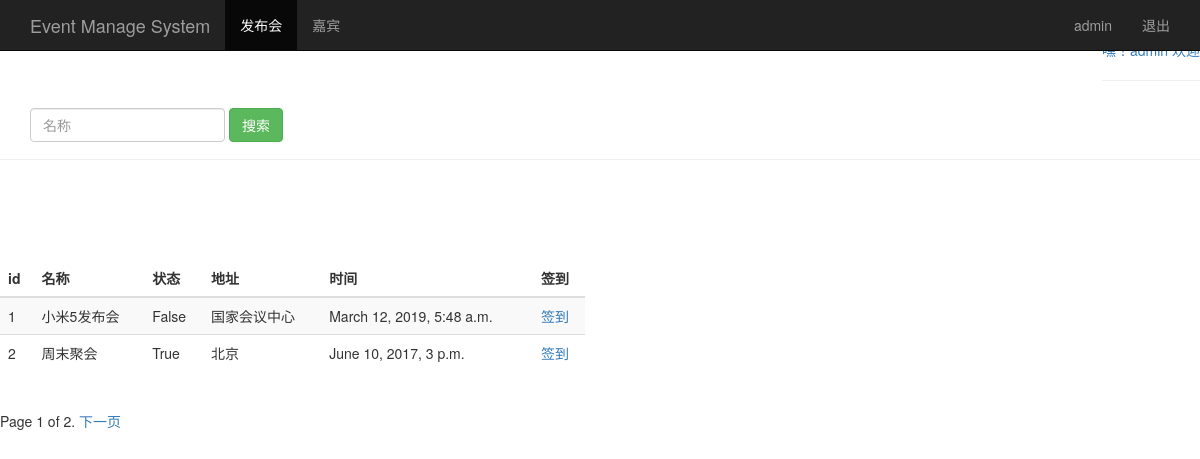
The page /event_manage/ (signed in) on the database its author committed.
### sign/models.py (models this page shows, shortened)
class Event(models.Model):
    name = models.CharField(max_length=100)  # 发布会标题
    limit = models.IntegerField()  # 限制人数
    status = models.BooleanField()  # 状态
    address = models.CharField(max_length=200)  # 地址
    start_time = models.DateTimeField('events time')  # 发布会时间
    create_time = models.DateTimeField(auto_now=True)  # 创建时间（自动获取当前时间）

### sign/views.py (the view)
# urls.py: url(r'^event_manage/$', views.event_manage),
@login_required
def event_manage(request):
    username = request.session.get('user', '')
    event_list = Event.objects.all()
    paginator = Paginator(event_list, 2)  # 把查询出来的所有嘉宾列表guest_list放到Paginator类中，划分每页显示2条数据
    page = request.GET.get('page')  # 通过GET请求得到当前要现实第几页的数据
    try:
        event_list = paginator.page(page)  # 获取第page页的数据
    except PageNotAnInteger:
        event_list = paginator.page(1)  # 如果page不是整数，取第一页面数据
    except EmptyPage:
        event_list = paginator.page(paginator.num_pages)  # 如果page不在范围内，取最后一页面数据
    return render(request, "event_manage.html", {"user": username, "events": event_list})

### sign/templates/event_manage.html (shortened to what this page needs)
<!DOCTYPE html>
<html>
<head>
    {% load bootstrap3 %}
    {% bootstrap_css %}
</head>
<div style="float:right;">
    <a>嘿！{{ user }} 欢迎</a>
    <hr/>
</div>
<body role="document">
<nav class="navbar navbar-inverse navbar-fixed-top">
    <div class="container">
        <div class="navbar-header">
            <a class="navbar-brand" href="/event_manage/">Event Manage System</a>
        </div>
        <div id="navbar" class="collapse navbar-collapse">
            <ul class="nav navbar-nav">
                <li class="active"><a href="/event_manage/">发布会</a>
                <li>
                <li><a href="/guest_manage/">嘉宾</a>
            </ul>
            <ul class="nav navbar-nav navbar-right">
                <li><a href="#">{{ user }}</a></li>
                <li><a href="/logout/">退出</a></li>
            </ul>
        </div>
    </div>
</nav>
<div class="page-header" style="padding-top: 60px;">
    <div id="navbar" class="navbar-collapse collapse">
        <form class="navbar-form" method="get" action="/search_name/">
            <div class="form-group">
                <input name="name" type="text" placeholder="名称" class="form-control">
            </div>
            <button type="submit" class="btn btn-success">搜索</button>
        </form>
    </div>
</div>
<div class="row" style="padding-top: 80px;">
    <div class="col-md-6">
        <table class="table table-striped">
            <thead>
            <tr>
                <th>id</th>
                <th>名称</th>
                <th>状态</th>
                <th>地址</th>
                <th>时间</th>
                <th>签到</th>
            </tr>
            </thead>
            <tbody>
            {% for event in events %}
                <tr>
                    <td>{{ event.id }}</td>
                    <td>{{ event.name }}</td>
                    <td>{{ event.status }}</td>
                    <td>{{ event.address }}</td>
                    <td>{{ event.start_time }}</td>
                    <td>
                        <a href="/sign_index/{{ event.id }}/" target="_blank">签到</a>
                    </td>
                </tr>
            {% endfor %}
            </tbody>
        </table>
    </div>
</div>
<div class="pagination">
            <span class="step-links">
            {% if search_name %}
                {% if events.has_previous %}
                    <a href="?page={{ events.previous_page_number }}&realname={{ search_name }}">上一页</a>
                {% endif %}
                <span class="current">
                    Page {{ events.number }} of {{ events.paginator.num_pages }}.
                </span>
                {% if events.has_next %}
                    <a href="?page={{ events.next_page_number }}&realname={{ search_name }}">下一页</a>
                {% endif %}
            {% else %}
                <span class="current">
                    Page {{ events.number }} of {{ events.paginator.num_pages }}.
                </span>
                {% if events.has_next %}
                    <a href="?page={{ events.next_page_number }}">下一页</a>
                {% endif %}
            {% endif %}
            </span>
</div>
</body>
</html>

### rows shown on the page
Event: id "1", name "小米5发布会", status "False", address "国家会议中心", start_time "March 12, 2019, 5:48 a.m."
Event: id "2", name "周末聚会", status "True", address "北京", start_time "June 10, 2017, 3 p.m."

### other values the page prints
{{ user }} "admin"
{{ events.number }} "1"
{{ events.paginator.num_pages }} "2"
